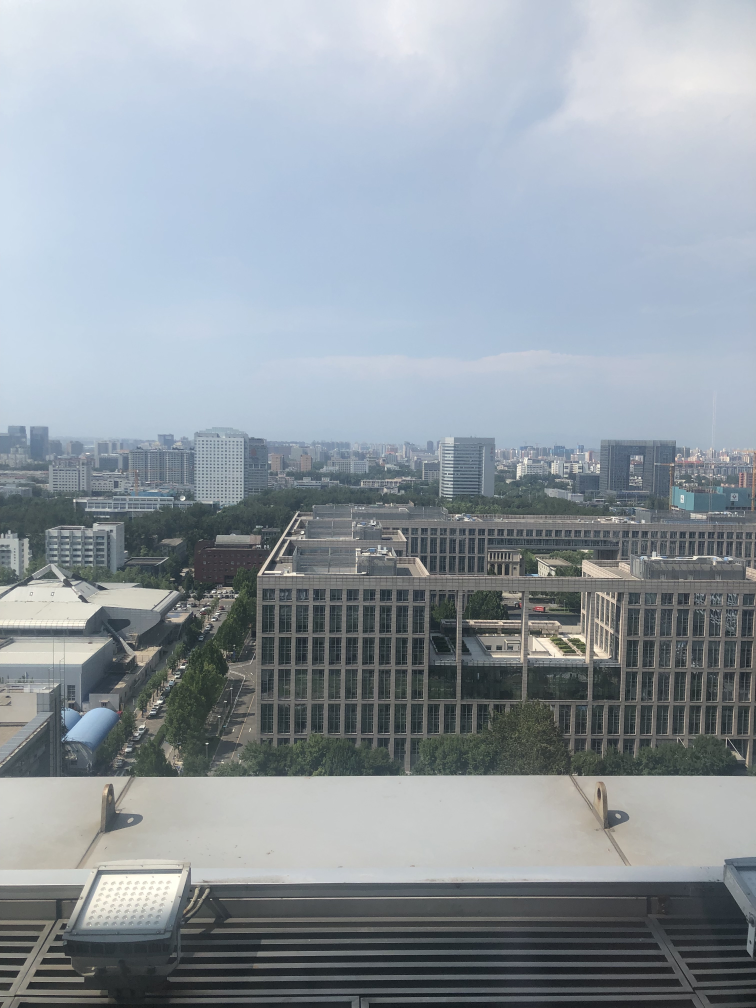
#> input picture yty_CVlesson_homework/homework2by_yty/left.jpg, 3024 x 4032 px (shown at 1/4 size)
$ jupyter execute --allow-errors assignment2.ipynb   (shell and % lines are left out)
#> lines starting #> are read from the running program, lines starting #| are printed output that depends on the picture
[cell 1]
#sift 算法
import cv2
import numpy as np

MIN_MATCH_COUNT = 10
img1 = cv2.imread('buildings_part1.jpg')          # queryImage
img2 = cv2.imread('buildings_part2.jpg')          # trainImage


def SIFT():
    # Initiate SIFT detector
    sift = cv2.xfeatures2d.SIFT_create()
    # find the keypoints and descriptors with SIFT
    kp1, des1 = sift.detectAndCompute(img2,None)
    kp2, des2 = sift.detectAndCompute(img1,None) #des是描述子
    # BFMatcher with default params
    bf = cv2.BFMatcher()
    matches = bf.knnMatch(des1,des2, k=2)
    # Apply ratio test
    good = []
    for m,n in matches:
        if m.distance < 0.75*n.distance:
            good.append(m)
    # cv2.drawMatchesKnn expects list of lists as matches.
    good_2 = np.expand_dims(good, 1)
    matching = cv2.drawMatchesKnn(img1,kp1,img2,kp2,good_2[:20],None, flags=2)

    if len(good)>MIN_MATCH_COUNT:
        # 获取关键点的坐标
        src_pts = np.float32([ kp1[m.queryIdx].pt for m in good ]).reshape(-1,1,2)
        dst_pts = np.float32([ kp2[m.trainIdx].pt for m in good ]).reshape(-1,1,2)

        H, mask = cv2.findHomography(src_pts, dst_pts, cv2.RANSAC,5.0)
        wrap = cv2.warpPerspective(img2, H, (img2.shape[1]+img2.shape[1] , img2.shape[0]+img2.shape[0]))
        wrap[0:img2.shape[0], 0:img2.shape[1]] = img1

        rows, cols = np.where(wrap[:,:,0] !=0)
        min_row, max_row = min(rows), max(rows) +1
        min_col, max_col = min(cols), max(cols) +1
        result = wrap[min_row:max_row,min_col:max_col,:]#去除黑色无用部分

        return matching, result


#> (the rest of this cell did not finish here and is left out)

[cell 2]
#fast 算法
import cv2
import datetime
img1 = cv2.imread('buildings_part1.jpg')
starttime = datetime.datetime.now()
fast = cv2.FastFeatureDetector_create(90)
kp = fast.detect(img1,None) #寻找特征点
#> kp = ()
#> (the rest of this cell did not finish here and is left out)

#> (a cell that did not finish here is left out)

#> (a cell that did not finish here is left out)

[cell 5]
#助教答案 参考
import numpy as np
import cv2

# coding: utf-8
import numpy as np
import cv2

left_img = cv2.imread("left.jpg")
#> left_img is the input picture: shape (4032, 3024, 3); mean B, G, R 161.5, 153.9, 145
left_img = cv2.resize(left_img, (600, 400))
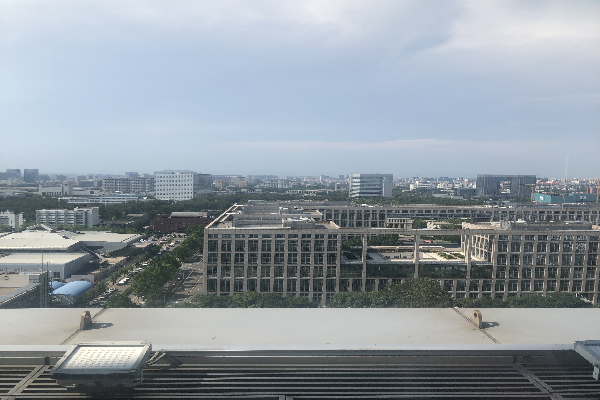
#> left_img: shape (400, 600, 3); mean B, G, R 161.5, 153.9, 145
right_img = cv2.imread("right.jpg")
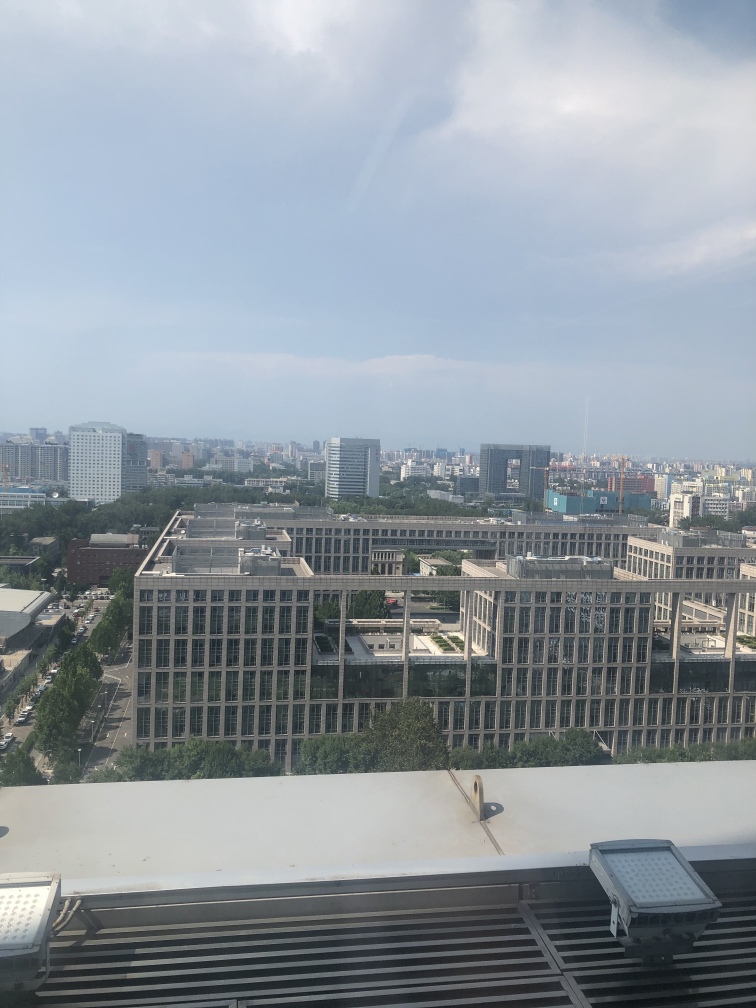
#> input picture yty_CVlesson_homework/homework2by_yty/right.jpg, 3024 x 4032 px (shown at 1/4 size)
#> right_img is the input picture: shape (4032, 3024, 3); mean B, G, R 159, 151.4, 142.7
right_img = cv2.resize(right_img, (600, 400))
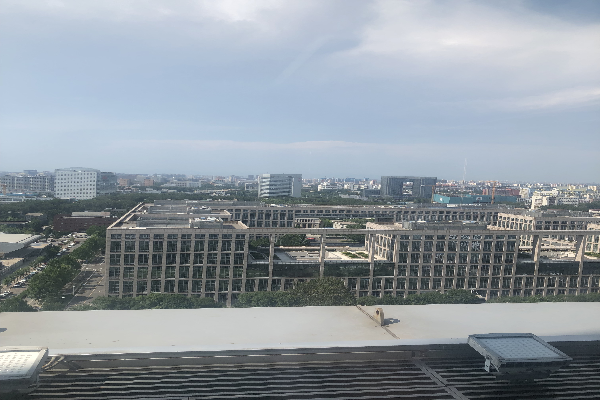
#> right_img: shape (400, 600, 3); mean B, G, R 158.9, 151.3, 142.6
left_gray = cv2.cvtColor(left_img, cv2.COLOR_BGR2GRAY)
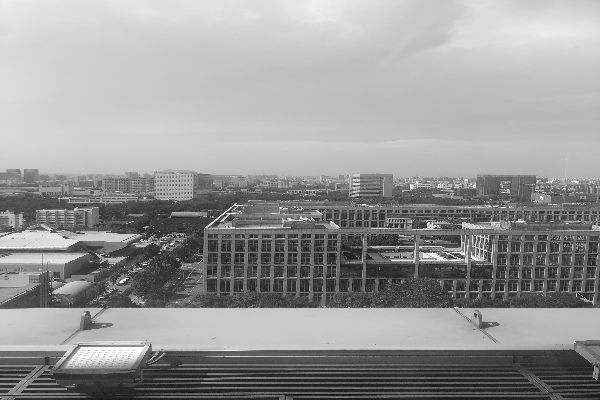
#> left_gray: shape (400, 600); min 7, max 254, mean 152.1
right_gray = cv2.cvtColor(right_img, cv2.COLOR_BGR2GRAY)
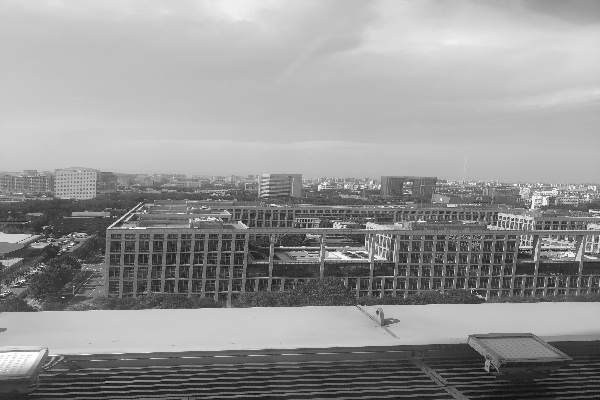
#> right_gray: shape (400, 600); min 7, max 254, mean 149.6

hessian = 300
surf = cv2.xfeatures2d.SIFT_create(hessian) # 将Hessian Threshold设置为400,阈值越大能检测的特征就越少
kp1, des1 = surf.detectAndCompute(left_gray, None)  # 查找关键点和描述符
#> kp1 = 300 keypoints; strongest (x, y, size): (121, 282, 2.2), (421, 247, 1.8), (211, 223, 1.9), (398, 247, 1.9)
kp2, des2 = surf.detectAndCompute(right_gray, None)
#> kp2 = 300 keypoints; strongest (x, y, size): (303, 247, 1.9), (530, 221, 1.9), (118, 221, 1.8), (109, 227, 1.9)
# [6 lines of commented-out code are left out]
img_with_drawKeyPoint_left = cv2.drawKeypoints(left_gray, kp1, np.array([]), flags=cv2.DRAW_MATCHES_FLAGS_DRAW_RICH_KEYPOINTS)
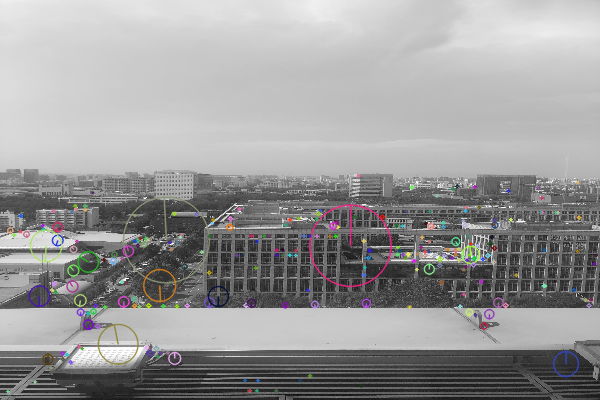
#> img_with_drawKeyPoint_left: shape (400, 600, 3); mean of channels 0, 1, 2 152.4, 152.3, 152.8; drawn as B, G, R
cv2.imshow("img_with_drawKeyPoint_left", img_with_drawKeyPoint_left)

img_with_drawKeyPoint_right = cv2.drawKeypoints(right_gray, kp2, np.array([]), flags=cv2.DRAW_MATCHES_FLAGS_DRAW_RICH_KEYPOINTS)
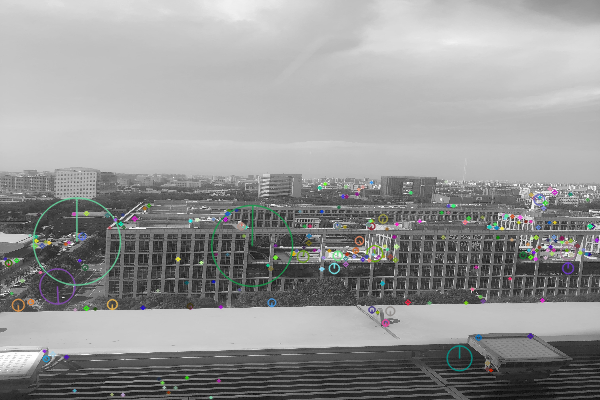
#> img_with_drawKeyPoint_right: shape (400, 600, 3); mean of channels 0, 1, 2 149.7, 150, 149.5; drawn as B, G, R
cv2.imshow("img_with_drawKeyPoint_right", img_with_drawKeyPoint_right)


'''
BFMatcher简称暴力匹配，意思就是尝试所有可能匹配，实现最佳匹配。

FlannBasedMatcher简称最近邻近似匹配。
是一种近似匹配方法，并不追求完美！，因此速度更快。
可以调整FlannBasedMatcher参数改变匹配精度或改变算法速度。
参考：https://blog.csdn.net/claroja/article/details/83411108
'''
FLANN_INDEX_KDTREE = 0  # 建立FLANN匹配器的参数

indexParams = dict(algorithm=FLANN_INDEX_KDTREE, trees=5)  # 配置索引，密度树的数量为5
searchParams = dict(checks=50)  # 指定递归次数
# FlannBasedMatcher：是目前最快的特征匹配算法（最近邻搜索）
flann = cv2.FlannBasedMatcher(indexParams, searchParams)  # 建立匹配器

# 参考https://docs.opencv.org/master/db/d39/classcv_1_1DescriptorMatcher.html#a378f35c9b1a5dfa4022839a45cdf0e89
'''
int queryIdx –>是测试图像的特征点描述符（descriptor）的下标，同时也是描述符对应特征点（keypoint)的下标。

int trainIdx –> 是样本图像的特征点描述符的下标，同样也是相应的特征点的下标。

int imgIdx –>当样本是多张图像的话有用。

float distance –>代表这一对匹配的特征点描述符（本质是向量）的欧氏距离，数值越小也就说明两个特征点越相像。
'''

matches = flann.knnMatch(des1, des2, k=2)  # 得出匹配的关键点
#> matches = 300 matches


good = []
# 提取优秀的特征点
for m, n in matches:
    if m.distance < 0.7 * n.distance:  # 如果第一个邻近距离比第二个邻近距离的0.7倍小，则保留
        good.append(m)
#> after the loop, good = 56 matches

src_pts = np.array([kp1[m.queryIdx].pt for m in good])  # 查询图像的特征描述子索引
#> src_pts = 56 pairs, first value 113 to 588.6, second value 186.8 to 390.2
dst_pts = np.array([kp2[m.trainIdx].pt for m in good])  # 训练(模板)图像的特征描述子索引
#> dst_pts = 56 pairs, first value 8.11 to 497.5, second value 187.4 to 392.1


# findHomography参考https://docs.opencv.org/master/d9/d0c/group__calib3d.html#ga4abc2ece9fab9398f2e560d53c8c9780
# 单应矩阵:https://www.cnblogs.com/wangguchangqing/p/8287585.html
H = cv2.findHomography(src_pts, dst_pts, cv2.RANSAC, 5)  # 生成变换矩阵
print (H)
#> (printed output is left out)
print (H[0])
#| [[ 1.14263598e+00 -2.18912059e-02 -1.15308260e+02]
#|  [ 5.30541184e-02  1.08462258e+00 -1.85723165e+01]
#|  [ 2.34783032e-04  1.02531513e-05  1.00000000e+00]]
h1, w1 = left_gray.shape[:]
#> h1 = 400; w1 = 600
h2, w2 = right_gray.shape[:]
#> h2 = 400; w2 = 600
shift = np.array([[1.0, 0, w1], [0, 1.0, 0], [0, 0, 1.0]])
#> shift = [[1, 0, 600], [0, 1, 0], [0, 0, 1]]
# 点积
M = np.dot(shift, H[0])  # 获取左边图像到右边图像的投影映射关系
#> M = [[1.28, -0.0157, 484.7], [0.0531, 1.08, -18.57], [0.000235, 1.03e-05, 1]]
print (M)
#| [[ 1.28350580e+00 -1.57393151e-02  4.84691740e+02]
#|  [ 5.30541184e-02  1.08462258e+00 -1.85723165e+01]
#|  [ 2.34783032e-04  1.02531513e-05  1.00000000e+00]]
dst = cv2.warpPerspective(left_img, M, (w1+w2, max(h1, h2)))  # 透视变换，新图像可容纳完整的两幅图
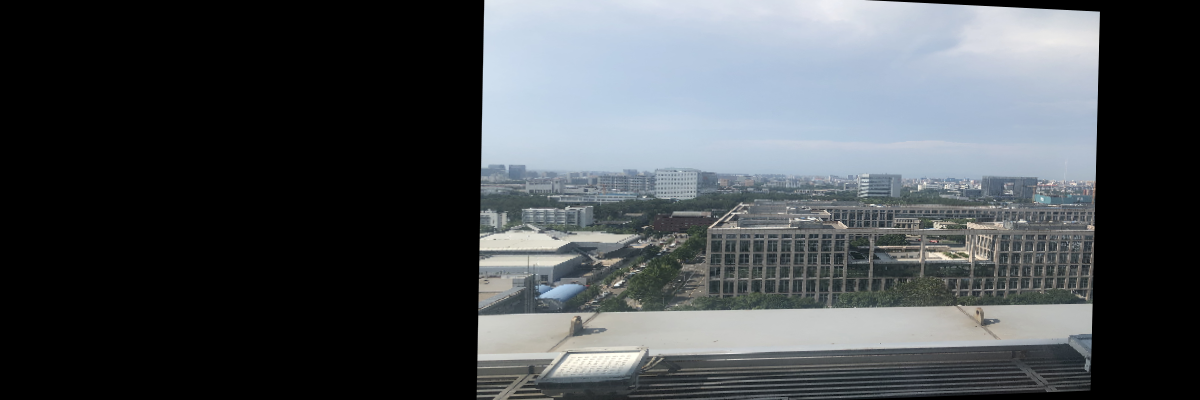
#> dst: shape (400, 1200, 3); mean B, G, R 82.3, 78.4, 73.8
cv2.imshow('left_img', dst)  # 显示，第一幅图已在标准位置
dst[0:h2, w1:w1+w2] = right_img  # 将第二幅图放在右侧
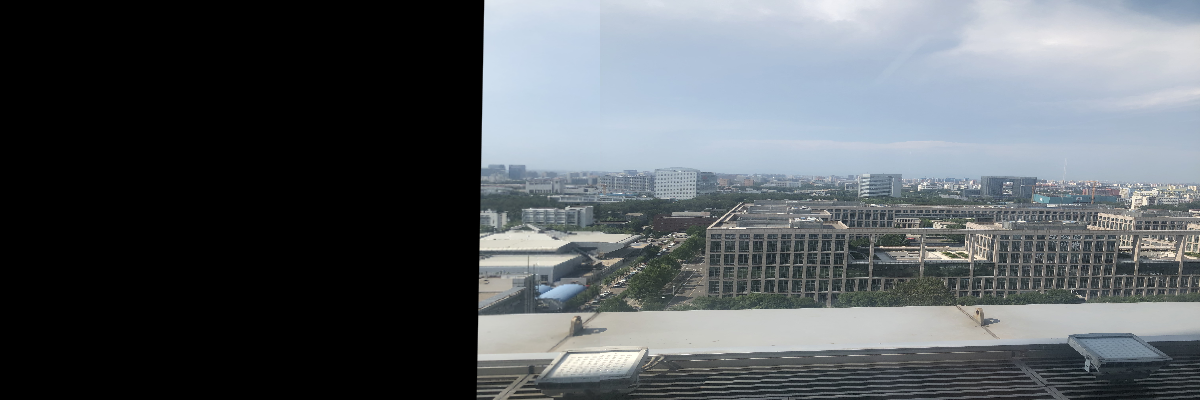
#> dst: shape (400, 1200, 3); mean B, G, R 97, 92.5, 87.2
#cv2.imwrite('tiled.jpg',dst_corners)
cv2.imshow('total_img', dst)
cv2.imshow('leftgray', left_img)
cv2.imshow('rightgray', right_img)
cv2.waitKey(0)
cv2.destroyAllWindows()

#> (a cell that did not finish here is left out)

#> (a cell that did not finish here is left out)

[cell 8]
kp1[m.queryIdx].pt
#> Out = (295.3, 249.8)
